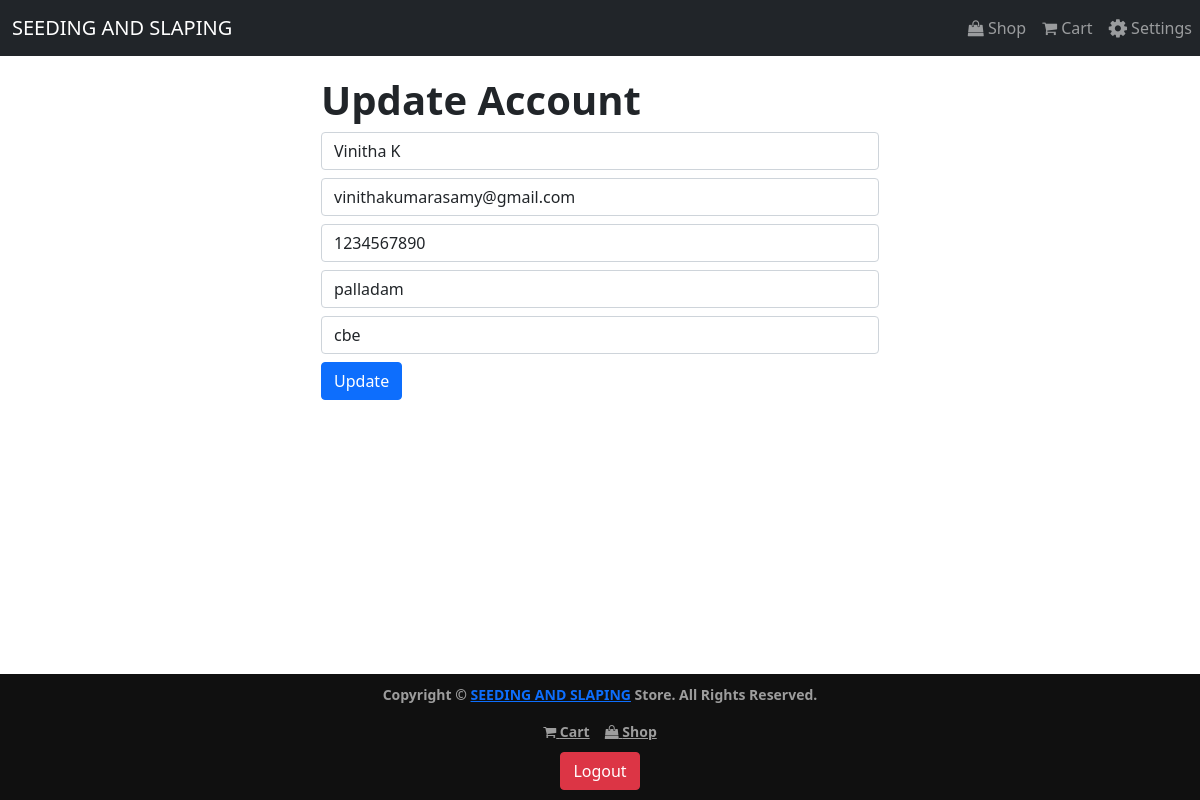
Page /account.php (signed in) on the earlier database version.
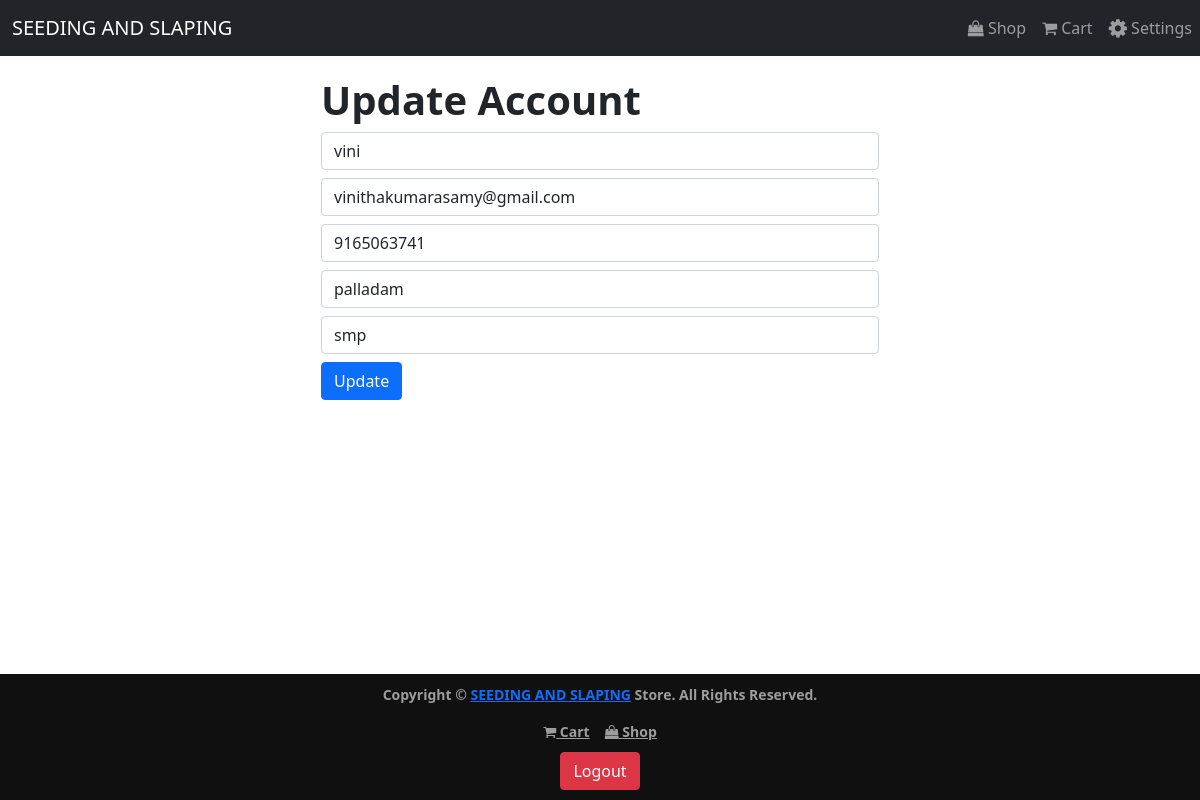
Same page on the later database version.
### tables this page shows
CREATE TABLE `users` (
  `id` int NOT NULL AUTO_INCREMENT,
  `name` varchar(255) NOT NULL,
  `email` varchar(255) NOT NULL,
  `password` varchar(255) NOT NULL,
  `contact` varchar(255) NOT NULL,
  `city` varchar(255) NOT NULL,
  `address` varchar(255) NOT NULL,
  PRIMARY KEY (`id`)
);

### account.php (the view)
<?php
    require 'header.php';
    require 'connection.php';
    $user_id = $_SESSION['id'];
    $user_query = "select * from users where id='$user_id'";
    $user_result = mysqli_query($con, $user_query) or die(mysqli_error($con));
    $user_result = mysqli_fetch_array($user_result, MYSQLI_ASSOC);
?>
<div class="container signup-page">
    <div class="signup-sec">
        <div class="signup-form-sec">
            <h1><b>Update Account</b></h1>
            <form method="post" action="account_script.php" autocomplete="off">
                <div class="form-group">
                    <input type="text" class="form-control" name="name" value="<?= $user_result['name'];?>" placeholder="Name" required="true">
                </div>
                <div class="form-group">
                    <input type="email" class="form-control" name="email" value="<?=$user_result['email'];?>" placeholder="Email" required="true" pattern="[a-z0-9._%+-]+@[a-z0-9.-]+\.[a-z]{2,3}$">
                </div>
                <div class="form-group">
                    <input type="tel" class="form-control" name="contact" value="<?=$user_result['contact'];?>" placeholder="Contact" required="true">
                </div>
                <div class="form-group">
                    <input type="text" class="form-control" name="city" value="<?=$user_result['city'];?>" placeholder="City" required="true">
                </div>
                <div class="form-group">
                    <input type="text" class="form-control" name="address" value="<?=$user_result['address'];?>" placeholder="Address" required="true">
                </div>
                <div class="form-group">
                    <input type="submit" class="btn btn-primary" value="Update">
                </div>
            </form>
        </div>
    </div>
</div>
<?php require 'footer.php';?>

Differences in the rows shown:
changed users "vinithakumarasamy@gmail.com": name "Vinitha K" → "vini"; contact "1234567890" → "9165063741"; address "cbe" → "smp"
